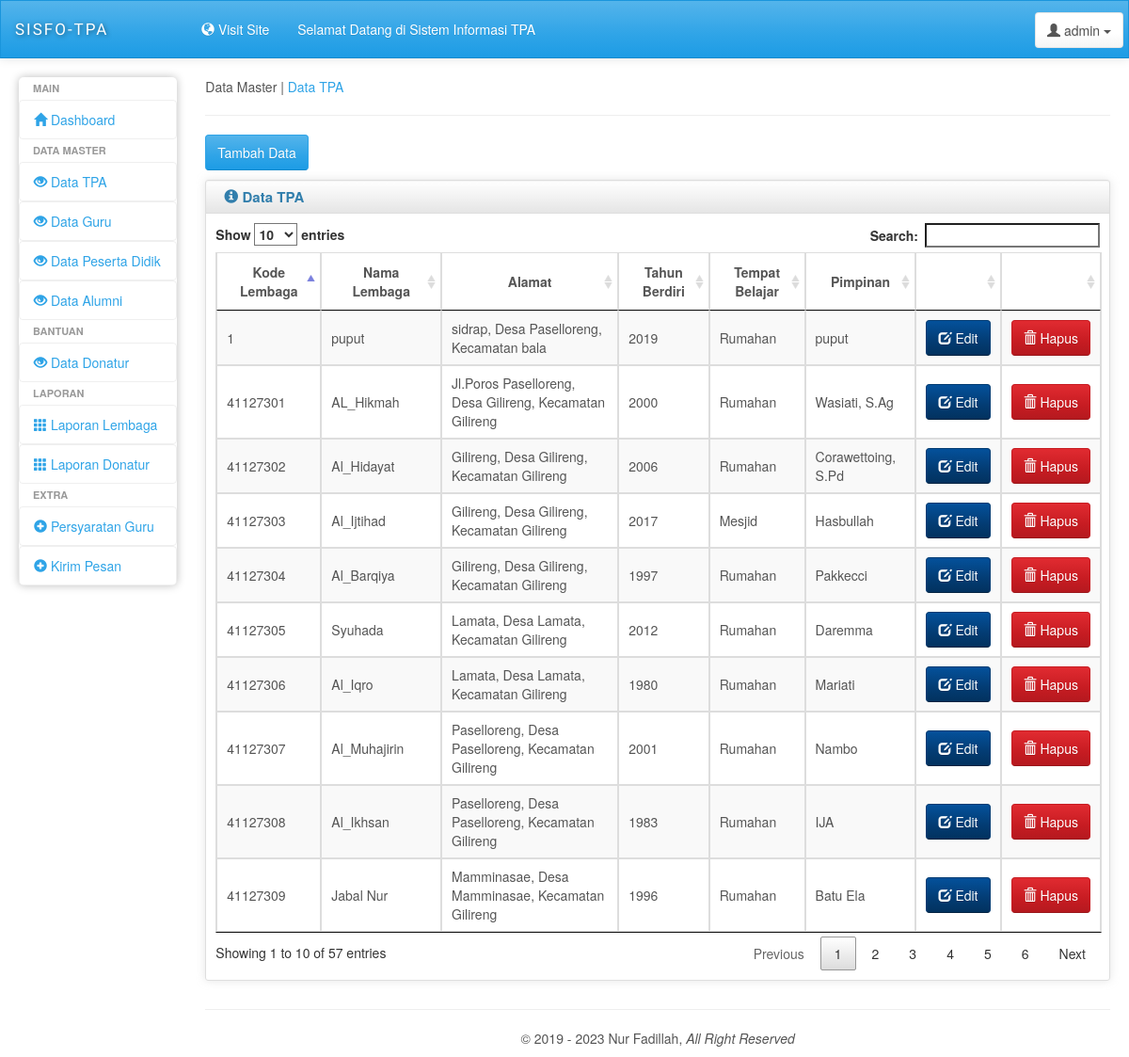
The page /index.php/admin/datatpa on the database its author committed.
### tables this page shows
CREATE TABLE `tb_lembaga` (
  `kd_lembaga` varchar(8) NOT NULL,
  `username` varchar(32) NOT NULL,
  `nm_lembaga` varchar(32) NOT NULL,
  `alamat` varchar(35) NOT NULL,
  `desa` varchar(32) NOT NULL,
  `kecamatan` varchar(35) NOT NULL,
  `thn_berdiri` varchar(4) NOT NULL,
  `tmpt_belajar` varchar(20) NOT NULL,
  `pimpinan` varchar(20) NOT NULL,
  `metode` varchar(35) NOT NULL,
  `kat_wilayah` varchar(20) NOT NULL,
  `tmbh_pemb` varchar(20) NOT NULL,
  `sumberdana` varchar(15) NOT NULL,
  `jml_iuran` int(10) NOT NULL,
  `photo` varchar(100) NOT NULL,
  `status` varchar(15) NOT NULL
);

### application/controllers/Admin.php (called while the page is built, shortened)
<?php
Class Admin extends CI_Controller {
	public function __construct()
	{
		$this->load->database();
		$this->load->helper(array('form','url'));
		$this->load->library(array('session', 'pdflibrary'));
		$this->load->model(array('Admin_Model'));
	}
	public function datatpa() {
		$data['datatpa']	= $this->Admin_Model->datatpa();
		$this->load->view('admin/head');
		$this->load->view('admin/header');
		$this->load->view('admin/data-tpa', $data);
		$this->load->view('admin/footer');
	}
}
?>

### index.php (called while the page is built, shortened)
<?php
require_once BASEPATH.'core/CodeIgniter.php';

### application/models/Admin_Model.php (called while the page is built, shortened)
<?php
Class Admin_Model extends CI_Model {
	public function datatpa() {
		$load	= $this->db->query("SELECT * FROM tb_lembaga");
		return $load->result_array();
	}
}
?>

### application/views/admin/data-tpa.php (the view, shortened to what this page needs)
<div class="">
	Data Master | <a class="" href="#">Data TPA</a>
	<hr/>
</div>
<div class="data-container">
	<a href="<?php echo base_url("index.php/admin/pilihuserguru"); ?>"><button type="button" class="btn btn-primary"> <span class=""></span> Tambah Data</button></a>
	<div class="row">
    <div class="box col-md-12">
        <div class="box-inner">
            <div class="box-header well">
                <h2><i class="glyphicon glyphicon-info-sign"></i> Data TPA</h2>
            </div>
            <div class="box-content row">
                <div class="col-lg-12 col-md-12">
                   <table id="myTable" class="table table-striped table-bordered bootstrap-datatable datatable responsive">
						<thead>
							<tr>
								<th class="text-center">Kode Lembaga</th>
								<th class="text-center">Nama Lembaga</th>
								<th class="text-center">Alamat</th>
								<th class="text-center">Tahun Berdiri</th>
								<th class="text-center">Tempat Belajar</th>
								<th class="text-center">Pimpinan</th>
								<th class="text-center"></th>
								<th class="text-center"></th>
							</tr>
						</thead>
						<tbody>
						<?php
							foreach($datatpa as $loaddata) {
						?>
							<tr>
								<td><?php echo $loaddata['kd_lembaga']; ?></td>
								<td><?php echo $loaddata['nm_lembaga']; ?></td>
								<td>
									<?php echo $loaddata['alamat']; ?>,
									Desa <?php echo $loaddata['desa']; ?>,
									Kecamatan <?php echo $loaddata['kecamatan']; ?>
								</td>
								<td><?php echo $loaddata['thn_berdiri']; ?></td>
								<td><?php echo $loaddata['tmpt_belajar']; ?></td>
								<td><?php echo $loaddata['pimpinan']; ?></td>
								<td>
									<a class="btn btn-info" style="width: 100%;" href="<?php echo base_url(); ?>index.php/admin/editdatatpa/<?php echo $loaddata['kd_lembaga']; ?>">
										<i class="glyphicon glyphicon-edit icon-white"></i>
										Edit
									</a>
								</td>
								<td>
									<a class="btn btn-danger" style="width: 100%;" href="<?php echo base_url(); ?>index.php/admin/hapusdatatpa/<?php echo $loaddata['kd_lembaga']; ?>">
										<i class="glyphicon glyphicon-trash icon-white"></i>
										Hapus
									</a>
								</td>
							</tr>
						<?php
							}
						?>
						</tbody>
					</table>
                </div>
            </div>
        </div>
    </div>
	</div>
</div>

### application/views/admin/head.php (shortened to what this page needs)
<!DOCTYPE html>
<html lang="en">
<head>
    <link id="bs-css" href="<?php echo base_url(); ?>asset/css/bootstrap-cerulean.min.css" rel="stylesheet">
    <link href='<?php echo base_url(); ?>asset/vendor/responsive-tables/responsive-tables.css' rel='stylesheet'>
    <link href='<?php echo base_url(); ?>asset/vendor/datatables/datatables.min.css' rel='stylesheet'>
    <link href='<?php echo base_url(); ?>asset/vendor/bootstrap-tour/build/css/bootstrap-tour.min.css' rel='stylesheet'>
    <link href="<?php echo base_url(); ?>asset/css/charisma-app.css" rel="stylesheet">
    <link href="<?php echo base_url(); ?>asset/css/main.css" rel="stylesheet">
    <link href="<?php echo base_url(); ?>asset/vendor/responsive-tables/responsive-tables.css" rel='stylesheet'>
</head>

### application/views/admin/header.php (shortened to what this page needs)
<body>
<?php if (!isset($no_visible_elements) || !$no_visible_elements) { ?>
    <div class="navbar navbar-default" role="navigation">
        <div class="navbar-inner">
            <a class="navbar-brand" href="<?php echo base_url('index.php/admin/'); ?>">
                <span>SISFO-TPA</span>
			</a>
            <div class="btn-group pull-right">
                <button class="btn btn-default dropdown-toggle" data-toggle="dropdown">
                    <i class="glyphicon glyphicon-user"></i><span class="hidden-sm hidden-xs"> admin</span>
                    <span class="caret"></span>
                </button>
            </div>
            <ul class="collapse navbar-collapse nav navbar-nav top-menu">
                <li><a target="_blank" href="<?php echo base_url('index.php'); ?>"><i class="glyphicon glyphicon-globe"></i> Visit Site</a></li>
                <li> <a href=""><marquee>Selamat Datang di Sistem Informasi TPA</marquee></a> </li>
            </ul>
        </div>
    </div>
<?php } ?>
<div class="ch-container">
    <div class="row">
        <?php if (!isset($no_visible_elements) || !$no_visible_elements) { ?>
        <div class="col-sm-2 col-lg-2">
            <div class="sidebar-nav">
                <div class="nav-canvas">
                    <ul class="nav nav-pills nav-stacked main-menu">
                        <li class="nav-header">MAIN</li>
                        <li><a class="ajax-link" href="<?php echo base_url('index.php/admin'); ?>"><i class="glyphicon glyphicon-home"></i><span> Dashboard</span></a>
                        </li>
						<li class="nav-header hidden-md">DATA MASTER</li>
                        <li><a class="ajax-link" href="<?php echo base_url("index.php/admin/datatpa"); ?>"><i class="glyphicon glyphicon-eye-open"></i><span> Data TPA</span></a>
                        <li><a class="ajax-link" href="<?php echo base_url('index.php/admin/dataguru'); ?>"><i class="glyphicon glyphicon-eye-open"></i><span> Data Guru</span></a>
                        </li>
                        <li><a class="ajax-link" href="<?php echo base_url('index.php/admin/pilihlembaga_pd'); ?>"><i class="glyphicon glyphicon-eye-open"></i><span> Data Peserta Didik</span></a>
                        </li>
						<li><a class="ajax-link" href="<?php echo base_url('index.php/admin/pilihlembagaalumni'); ?>"><i class="glyphicon glyphicon-eye-open"></i><span> Data Alumni</span></a>
                        </li>
                        <li class="nav-header hidden-md">BANTUAN</li>
						<li><a class="ajax-link" href="<?php echo base_url('index.php/admin/datalembagadonatur'); ?>"><i class="glyphicon glyphicon-eye-open"></i></i><span> Data Donatur</span></a>
                        </li>
                        <li class="nav-header hidden-md">LAPORAN</li>
                        <li><a class="ajax-link" href="<?php echo base_url("index.php/admin/laporanlembaga"); ?>" target="_blank"><i class="glyphicon glyphicon-th"></i><span> Laporan Lembaga</span></a>
                        </li>
                        <li><a class="ajax-link" href="<?php echo base_url("index.php/admin/laporandonatur"); ?>"><i class="glyphicon glyphicon-th"></i><span> Laporan Donatur</span></a></li>
						<li class="nav-header hidden-md">EXTRA</li>
						<li><a class="ajax-link" href="<?php echo base_url("index.php/admin/persyaratanguru"); ?>"><i class="glyphicon glyphicon-plus-sign"></i><span> Persyaratan Guru</span></a></li>
						<li><a class="ajax-link" href="<?php echo base_url("index.php/admin/pesan"); ?>"><i class="glyphicon glyphicon-plus-sign"></i><span> Kirim Pesan</span></a></li>
                    </ul>
                </div>
            </div>
        </div>
        <div id="content" class="col-lg-10 col-sm-10">
            <?php } ?>

### application/views/admin/footer.php (shortened to what this page needs)
<div class="footer">
	<hr/>
	<p class="text-center">
		&copy;
		<?php
			$date = date("Y");
			if($date == "2019") {
				echo "";
			}
			else {
				echo "2019 - ";
			}
		?>
		<?php echo date("Y"); ?> Nur Fadillah,
		<i>All Right Reserved</i>
	</p>
</div>
</body>
</html>

### asset/css/charisma-app.css (style rules this page uses)
.ch-container { padding: 0 15px; }
.box { margin-top: 10px; margin-bottom: 10px; }
.box-inner { border: 1px solid #DEDEDE; border-radius: 3px; -webkit-border-radius: 3px; -moz-border-radius: 3px; box-shadow: 0 0 10px rgba(189, 189, 189, 0.4); -webkit-box-shadow: 0 0 10px rgba(189, 189, 189, 0.4); -moz-box-shadow: 0 0 10px rgba(189, 189, 189, 0.4); }
.box-header { border: none; padding-top: 5px; border-bottom: 1px solid #DEDEDE; border-radius: 3px 3px 0 0; -webkit-border-radius: 3px 3px 0 0; -moz-border-radius: 3px 3px 0 0; height: 35px; min-height: 35px !important; margin-bottom: 0; font-weight: bold; font-size: 16px; background: -moz-linear-gradient(top, rgba(255, 255, 255, 0) 0%, rgba(0, 0, 0, 0.1) 100%); background: -webkit-gradient(linear, left top, left bottom, color-stop(0%, rgba(255, 255, 255, 0)), color-stop(100%, rgba(0, 0, 0, 0.1))); background: -webkit-linear-gradient(top, rgba(255, 255, 255, 0) 0%, rgba(0, 0, 0, 0.1) 100%); background: -o-linear-gradient(top, rgba(255, 255, 255, 0) 0%, rgba(0, 0, 0, 0.1) 100%); background: -ms-linear-gradient(top, rgba(255, 255, 255, 0) 0%, rgba(0, 0, 0, 0.1) 100%); background: linear-gradient(to bottom, rgba(255, 255, 255, 0) 0%, rgba(0, 0, 0, 0.1) 100%); filter: progid:DXImageTransform.Microsoft.gradient(startColorstr='#00ffffff', endColorstr='#1a000000', GradientType=0); }
.box-header h2 { font-size: 15px; width: auto; clear: none; float: left; line-height: 25px; white-space: nowrap; font-weight: bold; margin-top: 0; margin-bottom: 0; }
.box-header h2 > i { margin-top: 1px; }
.box-content { padding: 10px; }
.sidebar-nav { min-height: 0; box-shadow: 0 0 10px #BDBDBD; border-radius: 5px; margin-bottom: 0; padding-bottom: 0; max-height: none; }
.navbar-brand { font-family: 'Shojumaru', cursive, Arial, serif; letter-spacing: 2px; text-shadow: 1px 1px 5px rgba(0, 0, 0, 0.5); width: 183px; font-size: 17px; }
.navbar-brand span { float: left; }
.navbar-inner { padding-top: 5px; padding-bottom: 5px; line-height: 30px; height: 60px; }
.navbar-inner .btn-group { margin: 7px 5px 0 5px; }
.pull-right { float: right !important; }
.main-menu > li > a { border: 1px solid rgba(221, 221, 221, 0.46); }
.main-menu > li { margin-top: 0 !important; }
.sidebar-nav .nav-header { display: block; padding: 3px 15px; font-size: 11px; font-weight: bold; line-height: 18px; color: #999999; text-shadow: 0 1px 0 rgba(255, 255, 255, 0.5); text-transform: uppercase; }
.navbar { border-radius: 0; }
ul.main-menu li:not(.nav-header) { -webkit-transition: .3s; -moz-transition: .3s; -ms-transition: .3s; -o-transition: .3s; transition: .3s; }
@media only screen and (min-width: 980px) { a, button, input[type=submit], input[type=button], .product-img { -webkit-transition: .5s; -moz-transition: .5s; -ms-transition: .5s; -o-transition: .5s; transition: .5s; } }
@media only screen and (min-width: 980px) { .ch-container { padding: 0 20px; } }

### asset/css/main.css (style rules this page uses)
.navbar { background-color: #3EA99F !important; }
.table thead tr th { text-align: center; vertical-align: middle; }
.table tbody tr td { vertical-align: middle; }

### rows shown on the page
tb_lembaga: kd_lembaga "41127301", nm_lembaga "AL_Hikmah", alamat "Jl.Poros Paselloreng", desa "Gilireng", kecamatan "Gilireng", thn_berdiri "2000", tmpt_belajar "Rumahan", pimpinan "Wasiati, S.Ag"
tb_lembaga: kd_lembaga "41127302", nm_lembaga "Al_Hidayat", alamat "Gilireng", desa "Gilireng", kecamatan "Gilireng", thn_berdiri "2006", tmpt_belajar "Rumahan", pimpinan "Corawettoing, S.Pd"
tb_lembaga: kd_lembaga "41127303", nm_lembaga "Al_Ijtihad", alamat "Gilireng", desa "Gilireng", kecamatan "Gilireng", thn_berdiri "2017", tmpt_belajar "Mesjid", pimpinan "Hasbullah"
tb_lembaga: kd_lembaga "41127304", nm_lembaga "Al_Barqiya", alamat "Gilireng", desa "Gilireng", kecamatan "Gilireng", thn_berdiri "1997", tmpt_belajar "Rumahan", pimpinan "Pakkecci"
tb_lembaga: kd_lembaga "41127305", nm_lembaga "Syuhada", alamat "Lamata", desa "Lamata", kecamatan "Gilireng", thn_berdiri "2012", tmpt_belajar "Rumahan", pimpinan "Daremma"
tb_lembaga: kd_lembaga "41127306", nm_lembaga "Al_Iqro", alamat "Lamata", desa "Lamata", kecamatan "Gilireng", thn_berdiri "1980", tmpt_belajar "Rumahan", pimpinan "Mariati"
tb_lembaga: kd_lembaga "41127307", nm_lembaga "Al_Muhajirin", alamat "Paselloreng", desa "Paselloreng", kecamatan "Gilireng", thn_berdiri "2001", tmpt_belajar "Rumahan", pimpinan "Nambo"
tb_lembaga: kd_lembaga "41127308", nm_lembaga "Al_Ikhsan", alamat "Paselloreng", desa "Paselloreng", kecamatan "Gilireng", thn_berdiri "1983", tmpt_belajar "Rumahan", pimpinan "IJA"
tb_lembaga: kd_lembaga "41127309", nm_lembaga "Jabal Nur", alamat "Mamminasae", desa "Mamminasae", kecamatan "Gilireng", thn_berdiri "1996", tmpt_belajar "Rumahan", pimpinan "Batu Ela"
tb_lembaga: kd_lembaga "1", nm_lembaga "puput", alamat "sidrap", desa "Paselloreng", kecamatan "bala", thn_berdiri "2019", tmpt_belajar "Rumahan", pimpinan "puput"
